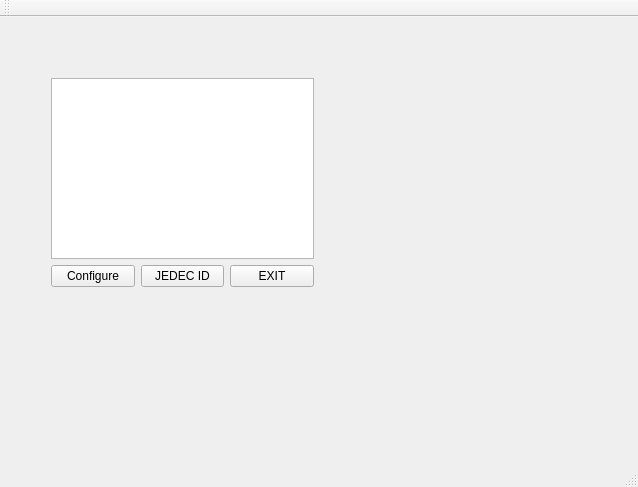
<?xml version="1.0" encoding="UTF-8"?>
<ui version="4.0">
 <class>MainWindow</class>
 <widget class="QMainWindow" name="MainWindow">
  <property name="geometry">
   <rect>
    <x>0</x>
    <y>0</y>
    <width>638</width>
    <height>487</height>
   </rect>
  </property>
  <property name="windowTitle">
   <string>MainWindow</string>
  </property>
  <widget class="QWidget" name="centralWidget">
   <widget class="QWidget" name="">
    <property name="geometry">
     <rect>
      <x>40</x>
      <y>50</y>
      <width>285</width>
      <height>231</height>
     </rect>
    </property>
    <layout class="QVBoxLayout" name="verticalLayout">
     <item>
      <widget class="QTextBrowser" name="textBrowser"/>
     </item>
     <item>
      <layout class="QHBoxLayout" name="horizontalLayout">
       <item>
        <widget class="QPushButton" name="pushButton_3">
         <property name="text">
          <string>Configure</string>
         </property>
        </widget>
       </item>
       <item>
        <widget class="QPushButton" name="pushButton">
         <property name="text">
          <string>JEDEC ID</string>
         </property>
        </widget>
       </item>
       <item>
        <widget class="QPushButton" name="pushButton_2">
         <property name="text">
          <string>EXIT</string>
         </property>
        </widget>
       </item>
      </layout>
     </item>
    </layout>
   </widget>
  </widget>
  <widget class="QMenuBar" name="menuBar">
   <property name="geometry">
    <rect>
     <x>0</x>
     <y>0</y>
     <width>638</width>
     <height>26</height>
    </rect>
   </property>
  </widget>
  <widget class="QToolBar" name="mainToolBar">
   <attribute name="toolBarArea">
    <enum>TopToolBarArea</enum>
   </attribute>
   <attribute name="toolBarBreak">
    <bool>false</bool>
   </attribute>
  </widget>
  <widget class="QStatusBar" name="statusBar"/>
 </widget>
 <layoutdefault spacing="6" margin="11"/>
 <resources/>
 <connections/>
</ui>
